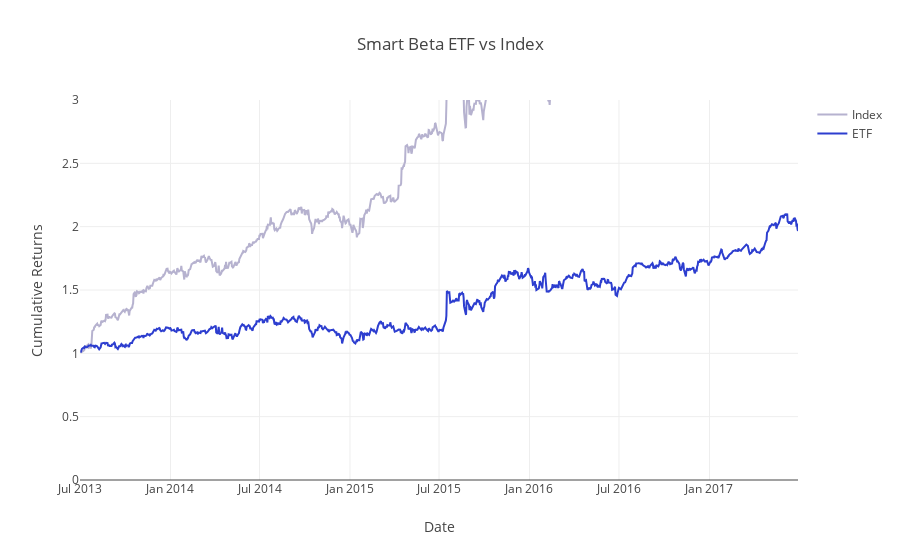

The notebook cell this image was saved under:
### Markdown cell above
### View Data
Let's generate the ETF and index cumulative returns using `calculate_cumulative_returns` and compare the two.

### Code cell
index_weighted_cumulative_returns = calculate_cumulative_returns(index_weighted_returns)
etf_weighted_cumulative_returns = calculate_cumulative_returns(etf_weighted_returns)
project_helper.plot_benchmark_returns(index_weighted_cumulative_returns, etf_weighted_cumulative_returns, 'Smart Beta ETF vs Index')

### Figure 1 — Plotly figure (JSON) as saved in the notebook; plotly's stock layout.template omitted (floating-point values rounded to 4 significant figures; data arrays with more than 128 entries replaced by an {"elided": "..."} marker saying what was removed)
{"data": [{"line": {"color": "#B6B2CF"}, "name": "Index", "type": "scatter", "x": {"elided": "1009 str values"}, "y": {"elided": "1009 float values"}}, {"line": {"color": "#2D3ECF"}, "name": "ETF", "type": "scatter", "x": {"elided": "1009 str values"}, "y": {"elided": "1009 float values"}}], "layout": {"title": "Smart Beta ETF vs Index", "xaxis": {"title": "Date"}, "yaxis": {"range": [0, 3], "title": "Cumulative Returns"}}}
